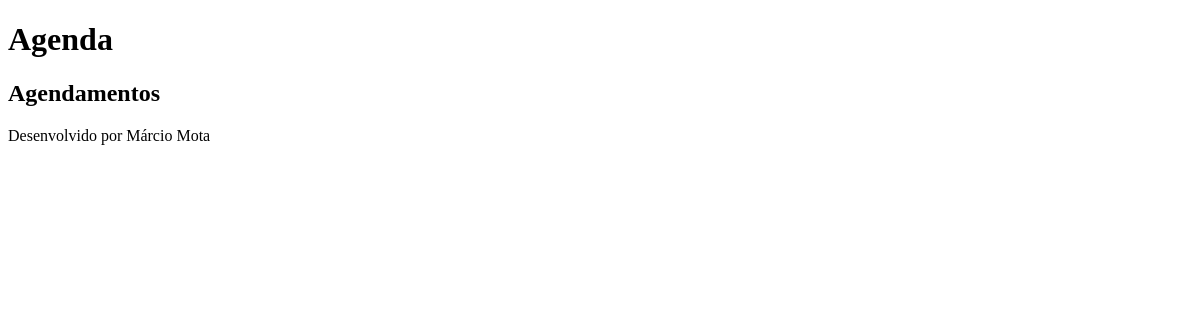
Before: /agenda/ with the older database file.
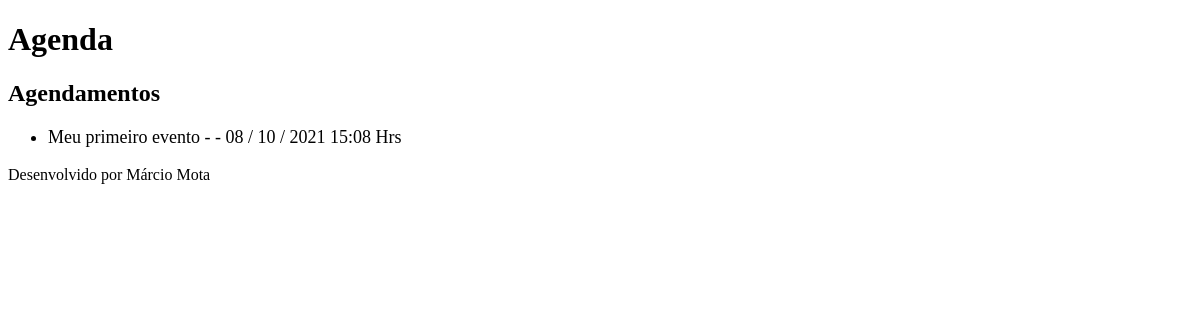
After: the same page with the newer database file.
### core/models.py (models this page shows, shortened)
class Evento(models.Model):
    titulo = models.CharField(max_length=100)  #tipo char com no máximo 100 caracteres
    descricao = models.TextField(blank=True,null=True)
    data_evento = models.DateTimeField(verbose_name='Data do Evento')
    data_criacao = models.DateTimeField(auto_now=True) #insere automaticamente a data/hora da criação
    usuario = models.ForeignKey(User, on_delete=models.CASCADE) #utilizar aqui a User
    class Meta:
        db_table = 'evento'
    def get_data_criacao(self):
        return self.data_criacao.strftime('%d / %m / %Y %H:%M Hrs')

### core/views.py (the view)
# urls.py: path('agenda/',views.lista_eventos), #chamar aqui a nova visão
def lista_eventos(request):
    evento = Evento.objects.all() #filtrar todos
    dados = {'eventos': evento }
    return render(request,'agenda.html',dados) #chamar a página html

### templates/agenda.html
{% extends "model-page.html" %}
{% block content %}
    <h2>Agendamentos</h2>
    <ul style="font-size: 18px">
    {% for evento in eventos %}
        <li> {{evento.titulo}} - {{evento.dat_evento}} - {{evento.get_data_criacao}} </li>
    {% endfor%}
    </ul>
{% endblock %}

Changed rows visible on the page:
added Evento: titulo "Meu primeiro evento", get_data_criacao "08 / 10 / 2021 15:08 Hrs"
